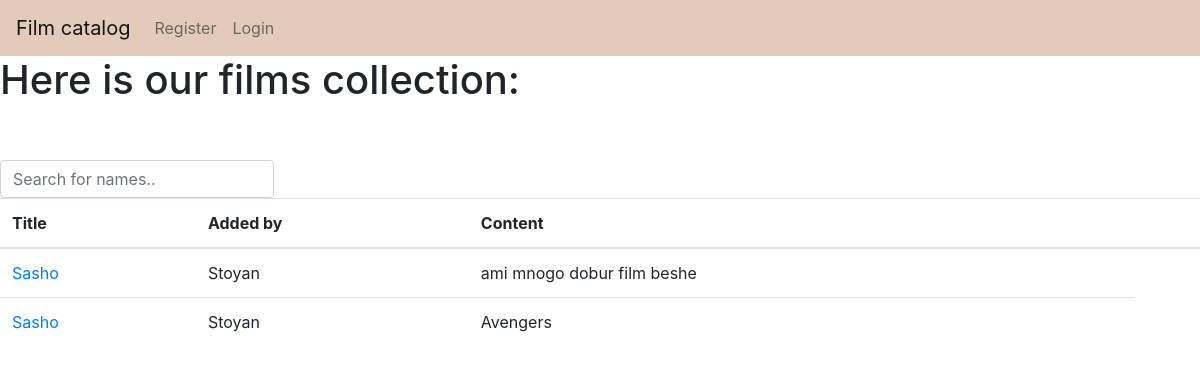
Page /home on the earlier database version.
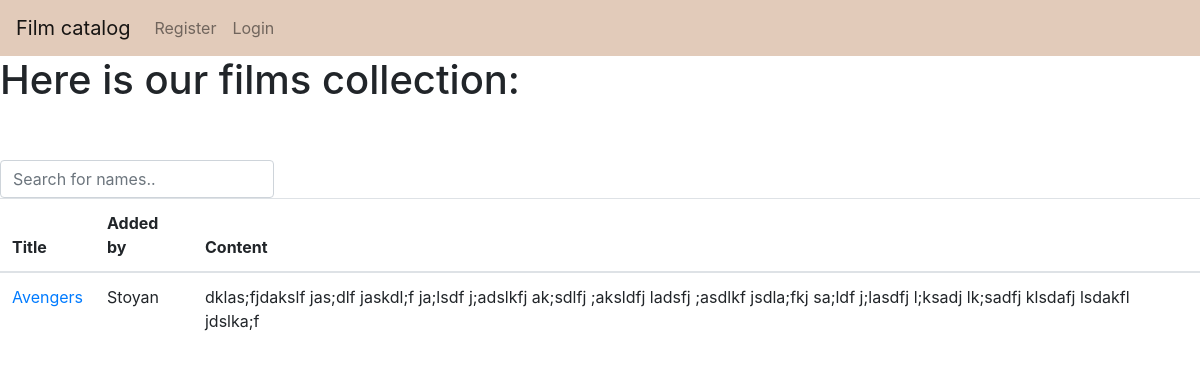
Same page on the later database version.
### tables this page shows
CREATE TABLE FILMS 
    (
        film_id INTEGER PRIMARY KEY AUTOINCREMENT, 
        name TEXT, 
        author TEXT, 
        content TEXT
    );

### app.py (the view)
@app.route("/home")
def home():
    return render_template("films.html", films=Film.all(),
                           usr=None, edit=0)

### database.py (called while the page is built)
    def __enter__(self):
        self.conn = sqlite3.connect("films.db")
        return self.conn.cursor()

    def __exit__(self, type, value, traceback):
        self.conn.commit()

### film.py (called while the page is built)
    @staticmethod
    def all():
        with DB() as db:
            rows = db.execute('SELECT * FROM FILMS').fetchall()
            return [Film(*row) for row in rows]

### templates/films.html (shortened to what this page needs)
{% extends "base.html" %}
{% block content %}
    {% if usr %}
        <h1>Hello {{ usr }}</h1>
        <br/><br/><br/>
        <h2>If you want to add new film to our collection:   <a href="/profile/add_film">Click here</a></h2>
        <br/>
        <h1>You previously added these films: </h1>
    {% else %}
        <h1>Here is our films collection: </h1>
    {% endif %}
    <br/><br/>
    <form class="form-inline my-2 my-lg-0">
        <input class="form-control mr-sm-2" type="search" id="myInput" onkeyup="searchFunction()"
               placeholder="Search for names.." aria-label="Search">
    </form>
    <table id="myTable" class="table">
	    <thead>
		    <tr>
			    <th>Title</th>
			    <th>Added by</th>
			    <th>Content</th>
                <th></th>
		    </tr>
	    </thead>
	    <tbody>
	    {% if films %}
            {% for film in films %}
                <tr>
                    <td>
                        <a href="/home/{{film.film_id}}/{{ edit }}">{{film.name}}</a>
                    </td>
                    <td>{{ film.author }}</td>
                    <td>{{ film.content }}</td>
                </tr>
            {% endfor %}
        {% endif %}
	    </tbody>
    </table>
{% endblock %}

Differences in the rows shown:
removed FILMS: name "Sasho", author "Stoyan", content "ami mnogo dobur film beshe"
removed FILMS: name "Sasho", author "Stoyan", content "Avengers"
added FILMS: name "Avengers", author "Stoyan", content "dklas;fjdakslf jas;dlf jaskdl;f ja;lsdf j;adslkfj ak;sdlfj ;aksldfj ladsfj ;asdlkf jsdla;fkj sa;ldf j;lasdfj l;ksadj lk;sadfj klsdafj lsdakfl jdslka;f"
